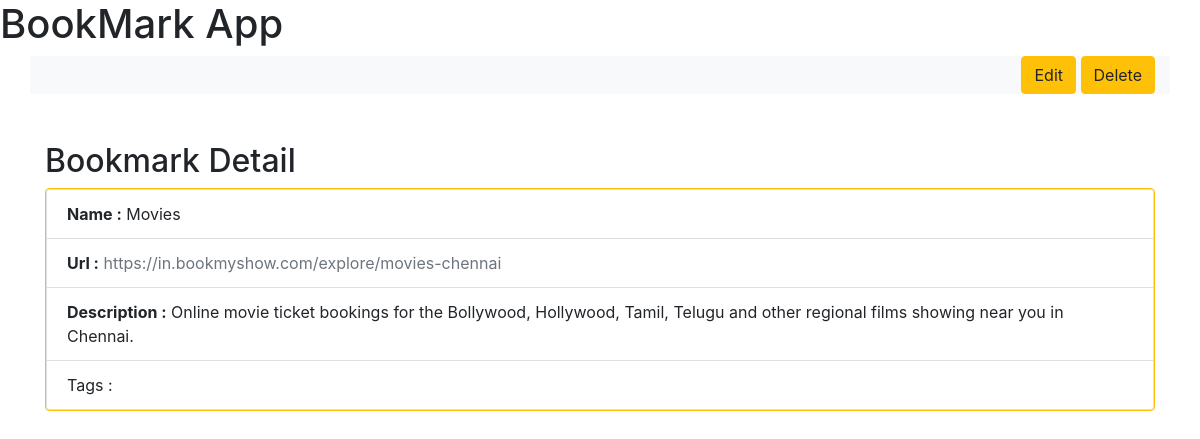
Page /bookmark-detail/3 on the committed database.
### bookmarkApp/models.py (models this page shows, shortened)
class Bookmark(models.Model):
    name = models.CharField(max_length=500)
    url = models.URLField(max_length=200)
    description = models.TextField()
    tag = TaggableManager()
    folder = models.ForeignKey(Folder, on_delete=models.CASCADE)

### bookmarkApp/views.py (the view)
# urls.py: path('bookmark-detail/<int:pk>', views.BookmarkDetail.as_view(), name="bookmark-detail"),
class BookmarkDetail(DetailView):
    model = Bookmark

### bookmarkApp/templates/bookmarkApp/bookmark_detail.html (shortened to what this page needs)
{% extends 'base_generic.html' %}
{% block content %}
<div class="container">
    <div class="row">
        <div class="col-md-12 bg-light text-right">
            <a href="{% url 'bookmarkApp:edit-bookmark' bookmark.id %}"><button type="button" class="btn btn-warning">Edit</button></a>
            <a href="{% url 'bookmarkApp:delete-bookmark' bookmark.id %}"><button type="button" class="btn btn-warning">Delete</button></a>
        </div>
    </div>
</div>
<div class="container mx-auto my-5">
    <h2>Bookmark Detail</h2>
    <ul class="list-group border border-warning rounded" >
        <li class="list-group-item"> <b>Name :</b>   {{ bookmark.name }} </li>
        <li class="list-group-item">  <b>Url :</b> <a href="{{ bookmark.url }}" target="_blank" class="text-decoration-none text-secondary"> {{ bookmark.url }} </a> </li>
        <li class="list-group-item"> <b>Description :</b>   {{ bookmark.description }} </li>
        <li class="list-group-item"> Tags :
          </li>
    </ul>
</div>
{% endblock content %}

### rows in the picture
Bookmark: name "Movies", url "https://in.bookmyshow.com/explore/movies-chennai", description "Online movie ticket bookings for the Bollywood, Hollywood, Tamil, Telugu and other regional films showing near you in Chennai."
